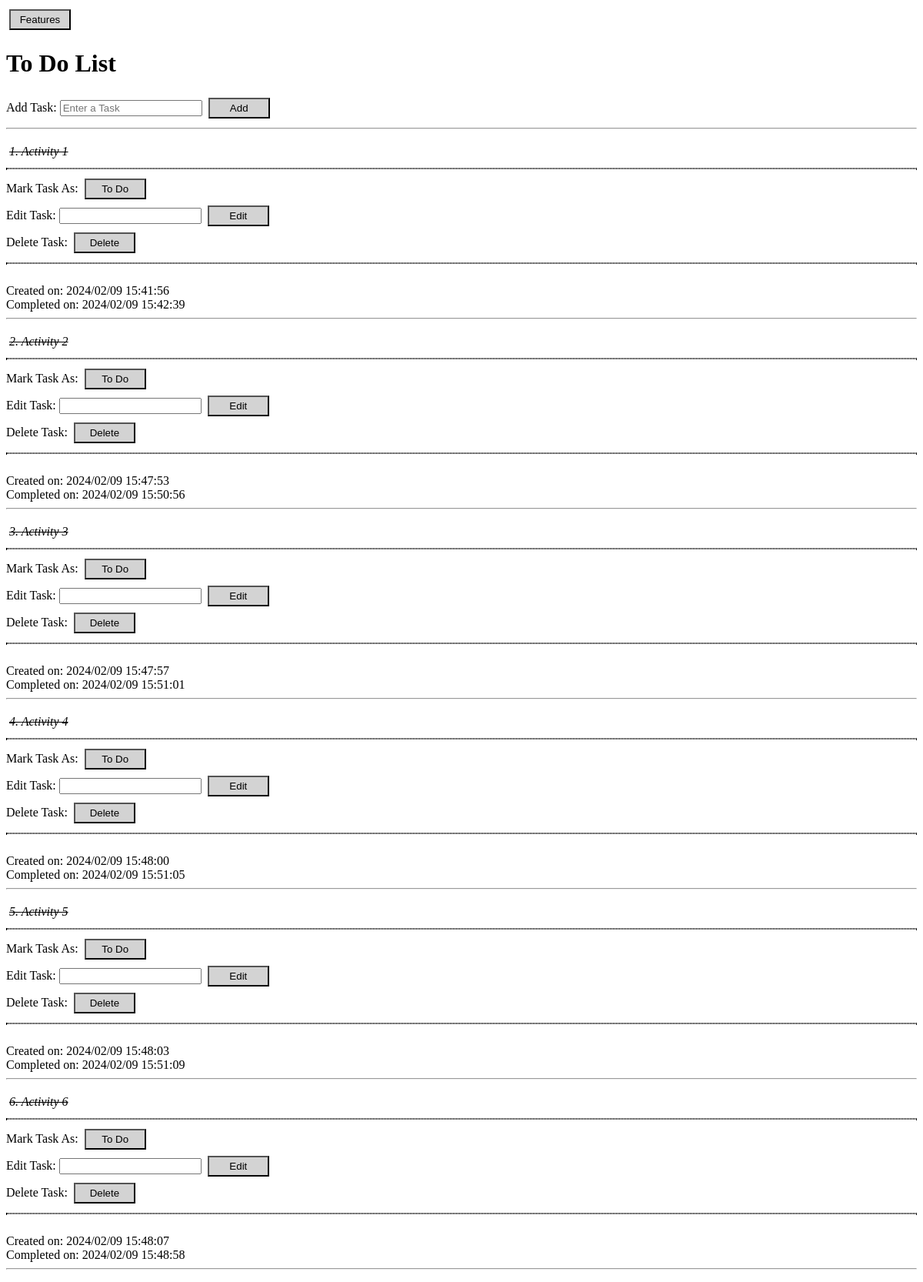
Before: / with the older database file.
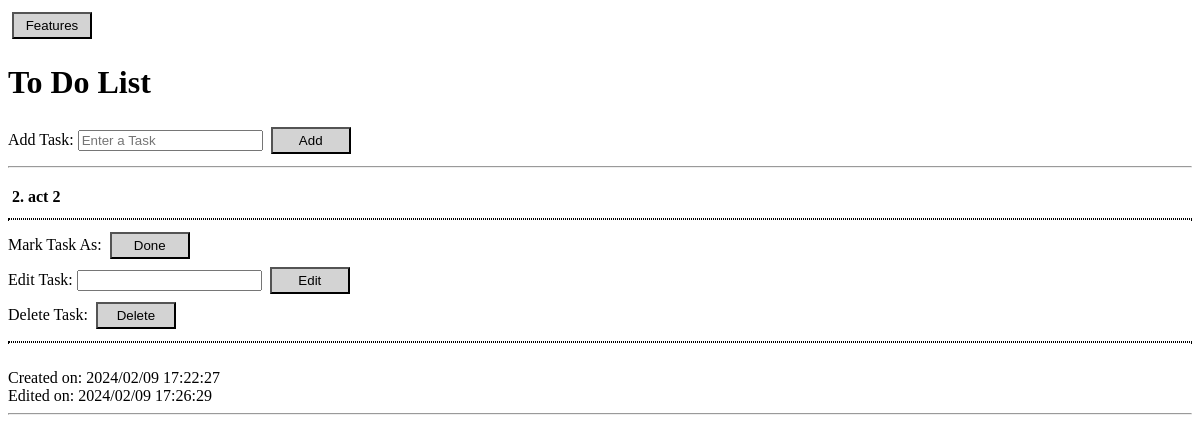
After: the same page with the newer database file.
### website/models.py (models this page shows)
class Todo(db.Model):
    id = db.Column(db.Integer, primary_key = True)
    task = db.Column(db.String(300), unique = True)
    complete = db.Column(db.Boolean, default = False)
    date_created = db.Column(db.DateTime, default=datetime.utcnow)
    date_edited = db.Column(db.DateTime, onupdate=datetime.utcnow)
    date_completed = db.Column(db.DateTime, default=None)

### website/views.py (the view)
@my_view.route("/")
def home():
    try:
        todo_list = Todo.query.all()#
        message_type = request.args.get("message_type", None)
        message = request.args.get("message", None)
        return render_template("page1.html", todo_list=todo_list, message=message, message_type=message_type )
    except:
        message_type = "error"
        message = "An error occurred while loading the home page."
        return render_template("page1.html", message=message, message_type=message_type)

### website/templates/page1.html (shortened to what this page needs)
<!DOCTYPE html>
<html lang="en">
<head>
    <link rel="stylesheet" href="{{ url_for('static', filename='style.css') }}">
    <button class="features-button" onclick="showPopupNote()">Features</button>
</head>
<body>
    <div>
        <h1>To Do List</h1>
        <form action="/add" method="post">
            <div>
                <label>Add Task:</label>
                <input type="text" name="task" placeholder="Enter a Task">
                <button type="submit" class="add-button">Add</button>
            </div>
        </form>
<hr>
        <div >
        {% for todo in todo_list %}
            <p class="task-box {% if todo.complete %}completed-task{% else %}incomplete-task{% endif %}">
                {{ todo.id }}. {{ todo.task }}
<hr class="section-divider">
                <form action="/toggle/{{ todo.id }}" method="post">
                    <label>Mark Task As:</label>
                    <button type="submit" class="{% if todo.complete %}incomplete-button{% else %}complete-button{% endif %}">
                        {% if todo.complete %}
                            To Do
                        {% else %}
                            Done
                        {% endif %}
                    </button>
                </form>
                <form action="/edit/{{ todo.id }}" method="post">
                    <label>Edit Task:</label>
                    <input type="text" name="edit_task" required>
                    <button type="submit" class="edit-button">Edit</button>
                </form>
                <form action="/delete/{{ todo.id }}" method="post" onsubmit="return confirm('Are you sure you want to delete {{ todo.id }}. {{ todo.task }}?');">
                    <label>Delete Task:</label>
                    <button type="submit" class="delete-button">Delete</button>
                </form>
<hr class="section-divider">
                <br> Created on: {{ todo.date_created.strftime('%Y/%m/%d %H:%M:%S') }}
                {% if todo.date_completed %}
                    <br> Completed on: {{ todo.date_completed.strftime('%Y/%m/%d %H:%M:%S') }}
                {% endif %}
                {% if todo.date_edited %}
                    <br> Edited on: {{ todo.date_edited.strftime('%Y/%m/%d %H:%M:%S') }}
                {% endif %}
<hr>
            </p>
        </div>
        {% endfor %}
    </div>
</body>
</html>

### website/static/style.css (style rules this page uses)
.incomplete-task { font-weight: bold; }
.add-button, .complete-button, .incomplete-button, .edit-button, .delete-button, .features-button { background-color: lightgray; color: black; width: 80px; padding: 4px; margin: 4px; }
.task-box { border: 1px; padding: 4px; margin-bottom: 4px; }
.section-divider { border-style: dotted; }

Changed rows visible on the page:
removed Todo: id "1", task "Activity 1", complete "To Do", date_created "2024/02/09 15:41:56", date_completed "2024/02/09 15:42:39"
removed Todo: id "3", task "Activity 3", complete "To Do", date_created "2024/02/09 15:47:57", date_completed "2024/02/09 15:51:01"
removed Todo: id "4", task "Activity 4", complete "To Do", date_created "2024/02/09 15:48:00", date_completed "2024/02/09 15:51:05"
removed Todo: id "5", task "Activity 5", complete "To Do", date_created "2024/02/09 15:48:03", date_completed "2024/02/09 15:51:09"
removed Todo: id "6", task "Activity 6", complete "To Do", date_created "2024/02/09 15:48:07", date_completed "2024/02/09 15:48:58"
changed Todo id 2: task "Activity 2" → "act 2"; date_created "2024/02/09 15:47:53" → "2024/02/09 17:22:27"; date_edited (not shown) → "2024/02/09 17:26:29"; date_completed "2024/02/09 15:50:56" → (not shown); complete "To Do" → "Done"
